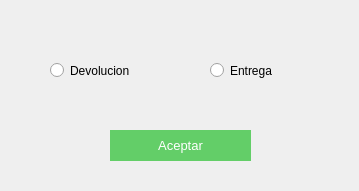
<?xml version="1.0" encoding="UTF-8"?>
<ui version="4.0">
 <class>Form</class>
 <widget class="QWidget" name="Form">
  <property name="geometry">
   <rect>
    <x>0</x>
    <y>0</y>
    <width>359</width>
    <height>191</height>
   </rect>
  </property>
  <property name="windowTitle">
   <string>Form</string>
  </property>
  <widget class="QRadioButton" name="radioButton_2">
   <property name="geometry">
    <rect>
     <x>50</x>
     <y>50</y>
     <width>141</width>
     <height>41</height>
    </rect>
   </property>
   <property name="styleSheet">
    <string notr="true">font: 14pt &quot;MS Shell Dlg 2&quot;;</string>
   </property>
   <property name="text">
    <string>Devolucion</string>
   </property>
  </widget>
  <widget class="QRadioButton" name="radioButton_4">
   <property name="geometry">
    <rect>
     <x>210</x>
     <y>50</y>
     <width>141</width>
     <height>41</height>
    </rect>
   </property>
   <property name="styleSheet">
    <string notr="true">font: 14pt &quot;MS Shell Dlg 2&quot;;</string>
   </property>
   <property name="text">
    <string>Entrega</string>
   </property>
  </widget>
  <widget class="QPushButton" name="pushButton_2">
   <property name="geometry">
    <rect>
     <x>110</x>
     <y>130</y>
     <width>141</width>
     <height>31</height>
    </rect>
   </property>
   <property name="styleSheet">
    <string notr="true">background-color: rgb(99, 206, 104);
color:white;
font-size:10pt;
border:none;</string>
   </property>
   <property name="text">
    <string>Aceptar</string>
   </property>
  </widget>
 </widget>
 <resources/>
 <connections/>
</ui>
